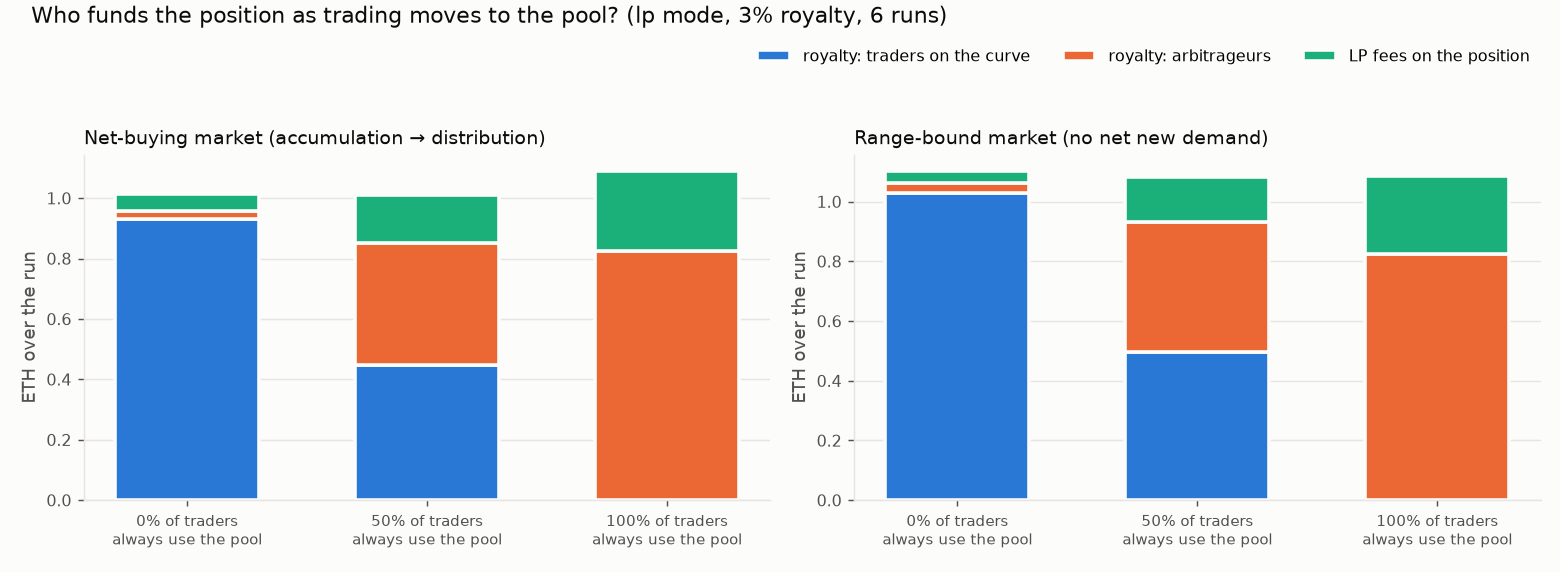

This chart was generated by the following Python code:
"""
Venue study: what happens to the royalty stream when trading migrates to the Uniswap pool?
Sweeps pool_bias (share of traders who use the pool regardless of price) × market regime (net-buying vs
range-bound) for the current design (lp). Tracks who generates curve royalties — traders or arbitrageurs —
and how much the program position earns in LP fees instead.

    .venv/bin/python cadcad_venue.py     # writes cadcad_venue.csv + cadcad_venue.png
"""
import itertools, math, random, sys as _sys
import pandas as pd
_sys.path.insert(0, ".")
import cadcad_model as base
from sim import build
from cadcad_model import restore, snapshot

T = 2000; N_RUNS = 6
GRID = [("lp", 0.03, drift, bias) for drift, bias in itertools.product([0.25, 0.0], [0.0, 0.5, 1.0])]
M = {"mode": [g[0] for g in GRID], "royalty": [g[1] for g in GRID], "drift": [g[2] for g in GRID], "pool_bias": [g[3] for g in GRID],
     "die_at": [None] * len(GRID), "seed": [11] * len(GRID)}

def p_trade(params, substep, history, s):
    d = s["sys"]
    if d is None:
        w = build(params["mode"], royalty=params["royalty"], pool_bias=params["pool_bias"]); w.log = [{"L": w.pool.L}]
        d = snapshot(w); d["world"]["sell_sum"] = 0.0
    w = restore(d)
    random.seed(f"{params['seed']}-{s['run']}-{s['timestep']}-venue")
    rng = random.Random(f"{params['seed']}-{s['run']}-{s['timestep']}")
    p_buy = 0.5 + params["drift"] * math.sin(2 * math.pi * s["timestep"] / T)
    size_e = rng.lognormvariate(math.log(0.02), 0.9)
    if rng.random() < p_buy: w.step("buy", size_e)
    else: w.step("sell", min(size_e / w.pool.price, w.curve.supply * 0.02))
    out = snapshot(w); out["world"].update(sell_sum=0.0, sell_n=0, buy_sum=0.0, buy_n=0)
    return {"sys": out}

def m(key):
    def f(params, substep, history, s, _in):
        d = _in["sys"]; w = d["world"]; h = d["hook"]; r = d["router"] or {}
        return key, {"roy_trader": w["roy_trader"], "roy_arb": w["roy_arb"], "lp_fees_e": h["fees_seen_e"],
                     "donated": r.get("donated", 0.0), "L_growth": d["pool"]["L"] / d["L0"] - 1,
                     "pool_share": w["pool_share"] / max(1, w["t"]), "supply": d["curve"]["supply"]}[key]
    return f

METRICS = ["roy_trader", "roy_arb", "lp_fees_e", "donated", "L_growth", "pool_share", "supply"]

if __name__ == "__main__":
    from cadCAD.configuration import Experiment
    from cadCAD.configuration.utils import config_sim
    from cadCAD.engine import ExecutionMode, ExecutionContext, Executor
    exp = Experiment()
    exp.append_model(initial_state={"sys": None, **{k: 0.0 for k in METRICS}},
                     partial_state_update_blocks=[{"policies": {"trade": p_trade}, "variables": {"sys": base.s_sys, **{k: m(k) for k in METRICS}}}],
                     sim_configs=config_sim({"N": N_RUNS, "T": range(T), "M": M}))
    raw, _, _ = Executor(exec_context=ExecutionContext(context=ExecutionMode().single_mode), configs=exp.configs).execute()
    df = pd.DataFrame(raw).drop(columns=["sys"])
    df["drift"] = df["subset"].map(lambda i: GRID[i][2]); df["pool_bias"] = df["subset"].map(lambda i: GRID[i][3])
    df.to_csv("cadcad_venue.csv", index=False)
    final = df[df["timestep"] == T].copy()
    final["roy_total"] = final["roy_trader"] + final["roy_arb"]
    pd.set_option("display.width", 200); pd.set_option("display.float_format", lambda v: f"{v:.4f}")
    print(f"\nRoyalty stream vs. venue migration (lp mode, 3% royalty, {N_RUNS} runs × {T} trades, ETH)\n")
    print(final.groupby(["drift", "pool_bias"])[["roy_trader", "roy_arb", "roy_total", "lp_fees_e", "L_growth", "pool_share"]].mean().to_string())

    import matplotlib; matplotlib.use("Agg"); import matplotlib.pyplot as plt
    SURF, INK, INK2, GRID_C = "#fcfcfb", "#0b0b0b", "#52514e", "#e6e5e1"
    C_TR, C_ARB, C_FEE = "#2a78d6", "#eb6834", "#1baf7a"
    fig, axs = plt.subplots(1, 2, figsize=(12, 4.4), facecolor=SURF)
    fig.suptitle("Who funds the position as trading moves to the pool? (lp mode, 3% royalty, 6 runs)", color=INK, fontsize=12, x=0.02, y=0.99, ha="left")
    for ax, drift, title in zip(axs, [0.25, 0.0], ["Net-buying market (accumulation → distribution)", "Range-bound market (no net new demand)"]):
        ax.set_facecolor(SURF); ax.set_title(title, loc="left", color=INK, fontsize=10.5)
        for sp in ("top", "right"): ax.spines[sp].set_visible(False)
        for sp in ("left", "bottom"): ax.spines[sp].set_color(GRID_C)
        ax.tick_params(colors=INK2, labelsize=9); ax.yaxis.grid(True, color=GRID_C, lw=0.8); ax.set_axisbelow(True)
        g = final[final["drift"] == drift].groupby("pool_bias")[["roy_trader", "roy_arb", "lp_fees_e"]].mean()
        x = range(len(g)); b = [0.0] * len(g)
        for col, c, lab in [("roy_trader", C_TR, "royalty: traders on the curve"), ("roy_arb", C_ARB, "royalty: arbitrageurs"), ("lp_fees_e", C_FEE, "LP fees on the position")]:
            ax.bar(x, g[col], bottom=b, color=c, width=0.6, edgecolor=SURF, linewidth=2, label=lab); b = [bi + v for bi, v in zip(b, g[col])]
        ax.set_xticks(list(x)); ax.set_xticklabels([f"{int(p*100)}% of traders\nalways use the pool" for p in g.index], fontsize=8.5, color=INK2)
        ax.set_ylabel("ETH over the run", color=INK2)
    h, l = axs[0].get_legend_handles_labels()
    fig.legend(h, l, loc="upper right", ncol=3, frameon=False, fontsize=9, bbox_to_anchor=(0.99, 0.94))
    plt.tight_layout(rect=(0, 0, 1, 0.88)); plt.savefig("cadcad_venue.png", dpi=130, facecolor=SURF); print("\ncadcad_venue.png written")
